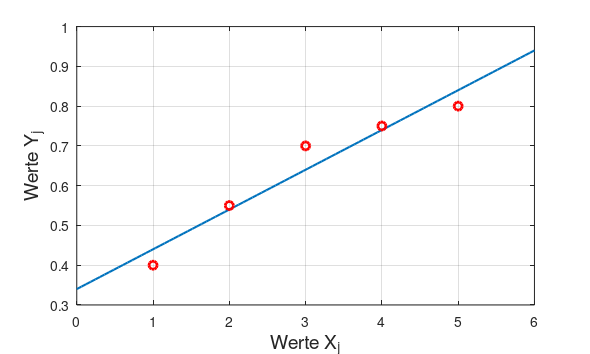

Recreate this plot in MATLAB.
close all; clear all;
% Eingabe der Messwertepaare
input = [...                 
1, 0.4;...                
2, 0.55;...
3, 0.7;...
4, 0.75; ...
5, 0.8];
m = length(input);             % Anzahl der Messpunkte
X = [ones(m,1), input(:,1)];   % Aufstellen der X-Matrix
Y = input(:,2);                % Aufstellen der Y-Matrix
% degree of freedom 
df = 5-2;
% Berechung der Schaetzwerte \thetaHat; 
% y-Abschnitt = \thetaHat(1); Steigung = \thetaHat(2)
thetaHat = (X' * X) \ (X' * Y);    
% Anzeige der Schaetzwerte
disp(thetaHat);
% Plotten der Regressionsgeraden
xx = linspace(0,6,100);
yy = thetaHat(1) + thetaHat(2)*xx;
figure(10)
plot(xx, yy,'linewidth',1.5)
% Plotten der Datenwerte 
hold on
plot(input(:,1), input(:,2), 'or','linewidth',2, 'MarkerSize',6)
hold off
grid on; 
xlabel('Werte X_j','fontsize',14)
ylabel('Werte Y_j','fontsize',14)
set(gcf, 'PaperUnits', 'centimeters');
x_width=15 ;y_width= 9;
set(gcf, 'PaperPosition', [0 0 x_width y_width]);
print '-dpng' LinRegression.png
